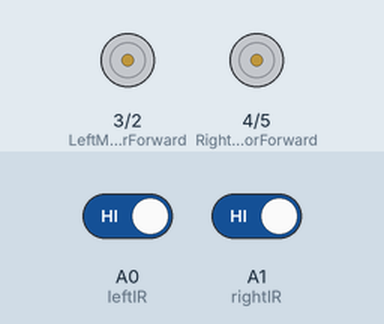
This sketch was run on a simulated Arduino Uno, built with avr-gcc and run on an emulated ATmega328P. Shown: motor-driver pin pairs drawn as motors (green arrow = first pin HIGH = forward, orange = second pin HIGH = backward, longer = more drive). The inputs (shaded band) are chosen by the test bench; at power-on: A0 (leftIR) HIGH, A1 (rightIR) HIGH.

Above: at 1.2 s.
1.3 s: A0 (leftIR) driven LOW
At 2.5 s:
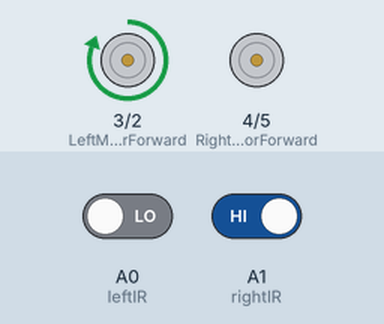
2.8 s: A1 (rightIR) driven LOW
At 3.7 s:
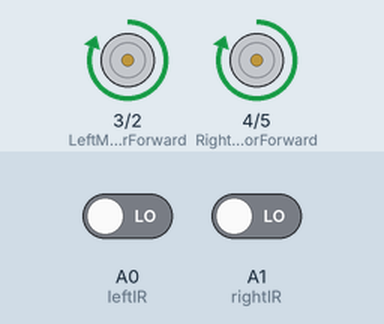
4.3 s: A0 (leftIR) driven HIGH
At 4.9 s:
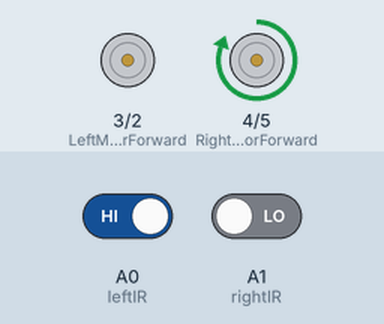
5.8 s: A1 (rightIR) driven HIGH
At 6.1 s:
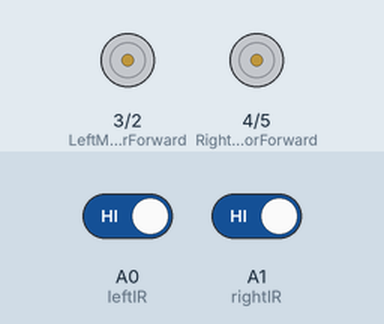
Timing chart, 0 to 8.3 s (numbered marks = the images above; inputs shaded):
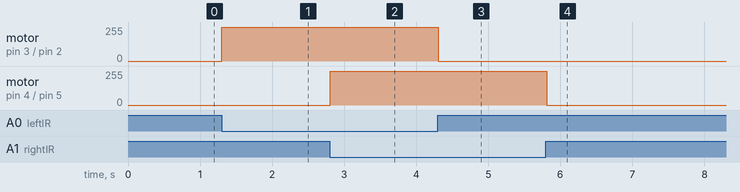

Measured:
- after the input at 1.3 s, motor on pin 3 (LeftMotorForward) / pin 2 (LeftMotorReverse): stopped → forward 255/255 at once
- after the input at 2.8 s, motor on pin 4 (RightMotorForward) / pin 5 (RightMotorReverse): stopped → forward 255/255 at once
- after the input at 4.3 s, motor on pin 3 (LeftMotorForward) / pin 2 (LeftMotorReverse): forward 255/255 → stopped at once
- after the input at 5.8 s, motor on pin 4 (RightMotorForward) / pin 5 (RightMotorReverse): forward 255/255 → stopped at once

The sketch:

Car.ino
```cpp
#define LeftMotorReverse 2
#define LeftMotorForward 3
#define RightMotorForward 4
#define RightMotorReverse 5

#define leftIR A0
#define rightIR A1

void setup() {
  // put your setup code here, to run once:
  pinMode(LeftMotorForward,OUTPUT);
  pinMode(RightMotorForward,OUTPUT);
  pinMode(LeftMotorReverse,OUTPUT);
  pinMode(RightMotorReverse,OUTPUT);
  pinMode(leftIR, INPUT);
  pinMode(rightIR, INPUT);

  Serial.begin(9600);
}

void loop() {
  // put your main code here, to run repeatedly:
  if (digitalRead(leftIR) == LOW && digitalRead(rightIR) == LOW)//Forward
  {
    digitalWrite(LeftMotorForward, HIGH);
    digitalWrite(RightMotorForward, HIGH);
  }

  else if(digitalRead(leftIR)==HIGH &&digitalRead(rightIR)==HIGH)//Stop
  {
    digitalWrite(LeftMotorForward,LOW);
    digitalWrite(RightMotorForward,LOW);
  }
  else if(digitalRead(leftIR)==LOW && digitalRead(rightIR)==HIGH)//Right Turn
  {
    digitalWrite(LeftMotorForward,HIGH);
    digitalWrite(RightMotorForward,LOW);
  }
  else if(digitalRead(leftIR)== HIGH && digitalRead(rightIR)==LOW)//Left Turn
  {
    digitalWrite(LeftMotorForward,LOW);
    digitalWrite(RightMotorForward,HIGH);
  }
  delay(20);
}
```
